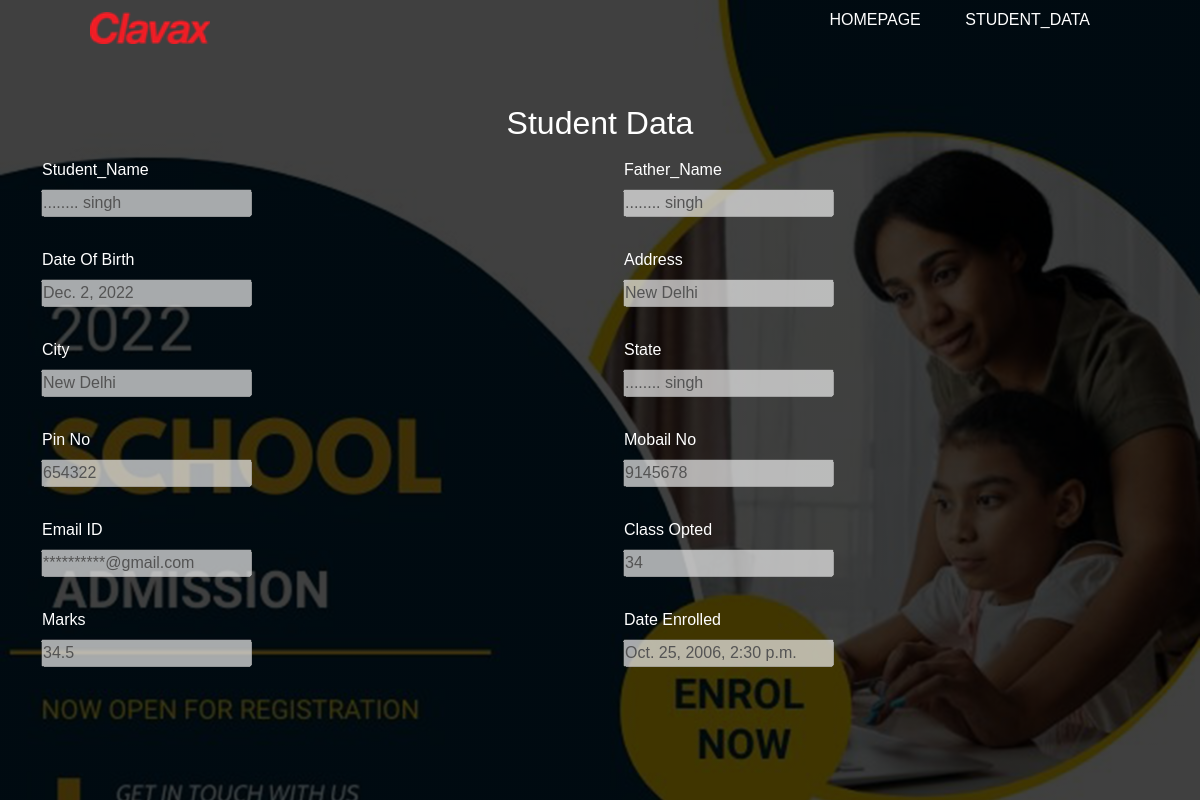
Screenshot of /stu_update/show29/ with the database file from the repository.
### enrolment_app/models.py (models this page shows)
class Student_data(models.Model):
    student_name=models.CharField(max_length=70)
    father_name=models.CharField(max_length=70)
    dob=models.DateField(null=True,blank=True)
    address=models.CharField(max_length=70)
    city=models.CharField(max_length=70)
    state=models.CharField(max_length=70)
    pinno=models.IntegerField()
    mobailno = models.IntegerField(default='+91',validators=[MaxValueValidator(9999999999)])
    email=models.EmailField(max_length=100)
    class_opted=models.IntegerField()
    marks=models.FloatField(null=True,blank=True)
    date_enrolled=models.DateTimeField(null=True,blank=True)

### enrolment_app/views.py (the view)
# urls.py: path('show<int:id>/',views.Student_data_Show.as_view(),name='show_data'),
class Student_data_Show(View):
    template_name = 'Show_data.html'
    def get(self,request,id):
        data = Student_data.objects.get(pk=id)
        return render(request,self.template_name,{'stu_data':data})

### enrolment_app/templates/Show_data.html (shortened to what this page needs)
{% extends 'home.html' %} {% load static %} {% block content %}
<div class="container mt-5">
    <fieldset>
        <legend>
            <center>
                <h2 class="heading">Student Data</h2>
            </center>
        </legend><br>
        <div class="form-group">
            <div class="row gap-md-4">
                <div class="col-md">
                    <label class="col-md-4 heading control-label">Student_Name</label>
                    <div class="form-floating">
                        <div class="input-group">
                            <div class="form-control-plaintext">
                                <input type="text" id="lname" name="lname" value="{{stu_data.father_name}}" disabled><br><br>
                            </div>
                        </div>
                    </div>
                </div>
                <div class="col-md">
                    <label class="col-md-4 heading control-label">Father_Name</label>
                    <div class="form-floating">
                        <div class="form-floating">
                            <div class="input-group">
                                <div class="form-control-plaintext">
                                    <input type="text" id="lname" name="lname" value="{{stu_data.father_name}}" disabled><br><br>
                                </div>
                            </div>
                        </div>
                    </div>
                </div>
            </div>
            <div class="row gap-md-4">
                <div class="col-md">
                    <label class="col-md-4 heading control-label">Date Of Birth</label>
                    <div class="form-floating">
                        <div class="input-group">
                            <div class="form-control-plaintext">
                                <input type="text" id="lname" name="lname" value="{{stu_data.dob}}" disabled><br><br>
                            </div>
                        </div>
                    </div>
                </div>
                <div class="col-md">
                    <label class="col-md-4 heading control-label">Address</label>
                    <div class="form-floating">
                        <div class="form-floating">
                            <div class="input-group">
                                <div class="form-control-plaintext">
                                    <input type="text" id="lname" name="lname" value="{{stu_data.address}}" disabled><br><br>
                                </div>
                            </div>
                        </div>
                    </div>
                </div>
            </div>
            <div class="row gap-md-4">
                <div class="col-md">
                    <label class="col-md-4 heading control-label">City</label>
                    <div class="form-floating">
                        <div class="input-group">
                            <div class="form-control-plaintext">
                                <input type="text" id="lname" name="lname" value="{{stu_data.city}}" disabled><br><br>
                            </div>
                        </div>
                    </div>
                </div>
                <div class="col-md">
                    <label class="col-md-4 heading control-label">State</label>
                    <div class="form-floating">
                        <div class="form-floating">
                            <div class="input-group">
                                <div class="form-control-plaintext">
                                    <input type="text" id="lname" name="lname" value="{{stu_data.father_name}}" disabled><br><br>
                                </div>
                            </div>
                        </div>
                    </div>
                </div>
            </div>
            <div class="row gap-md-4">
                <div class="col-md">
                    <label class="col-md-4 heading control-label">Pin No</label>
                    <div class="form-floating">
                        <div class="input-group">
                            <div class="form-control-plaintext">
                                <input type="text" id="lname" name="lname" value="{{stu_data.pinno}}" disabled><br><br>
                            </div>
                        </div>
                    </div>
                </div>
                <div class="col-md">
                    <label class="col-md-4 heading control-label">Mobail No</label>
                    <div class="form-floating">
                        <div class="form-floating">
                            <div class="input-group">
                                <div class="form-control-plaintext">
                                    <input type="text" id="lname" name="lname" value="{{stu_data.mobailno}}" disabled><br><br>
                                </div>
                            </div>
                        </div>
                    </div>
                </div>
            </div>
            <div class="row gap-md-4">
                <div class="col-md">
                    <label class="col-md-4 heading control-label">Email ID</label>
                    <div class="form-floating">
                        <div class="input-group">
                            <div class="form-control-plaintext">
                                <input type="text" id="lname" name="lname" value="{{stu_data.email}}" disabled><br><br>
                            </div>
                        </div>
                    </div>
                </div>
                <div class="col-md">
                    <label class="col-md-4 heading control-label">Class Opted</label>
                    <div class="form-floating">
                        <div class="form-floating">
                            <div class="input-group">
                                <div class="form-control-plaintext">
                                    <input type="text" id="lname" name="lname" value="{{stu_data.class_opted}}" disabled><br><br>
                                </div>
                            </div>
                        </div>
                    </div>
                </div>
            </div>
            <div class="row gap-md-4">
                <div class="col-md">
                    <label class="col-md-4 heading control-label">Marks</label>
                    <div class="form-floating">
                        <div class="input-group">
                            <div class="form-control-plaintext">
                                <input type="text" id="lname" name="lname" value="{{stu_data.marks}}" disabled><br><br>
                            </div>
                        </div>
                    </div>
                </div>
                <div class="col-md">
                    <label class="col-md-4 heading control-label">Date Enrolled</label>
                    <div class="form-floating">
                        <div class="form-floating">
                            <div class="input-group disabled">
                                <div class="form-control-plaintext">
                                    <input type="text" id="lname" name="lname" value="{{stu_data.date_enrolled}}" disabled><br><br>
                                </div>
                            </div>
                        </div>
                    </div>
                </div>
            </div>
        </div>
    </fieldset>
</div>
{% endblock content %}

### enrolment_app/static/css/styles.css (style rules this page uses)
* { margin: 0; padding: 0; font-family: sans-serif; }

### enrolment_app/templates/Show_data.html (style rules this page uses)
.heading { color: #fff }

### rows the page displays
Student_data: lname "........ singh", lname "Dec. 2, 2022", lname "New Delhi", lname "654322", lname "9145678", lname "**********@gmail.com", lname "34", lname "34.5", lname "Oct. 25, 2006, 2:30 p.m."
